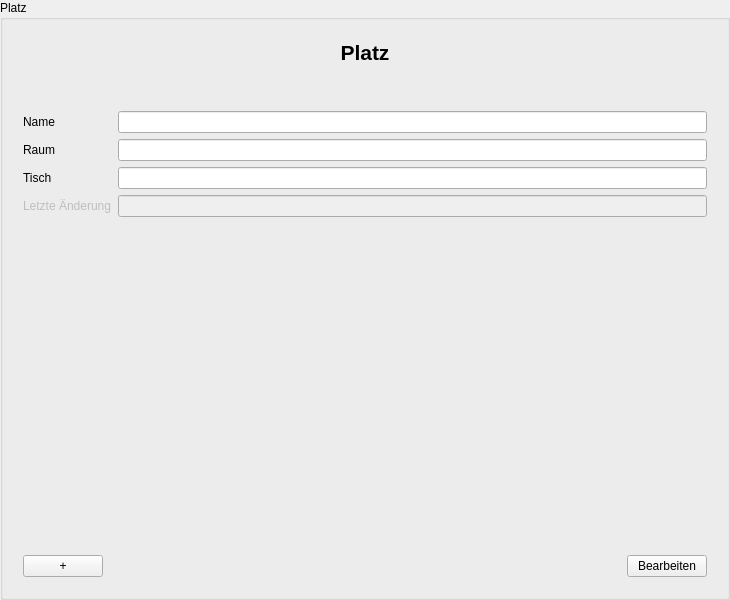
<?xml version="1.0" encoding="UTF-8"?>
<ui version="4.0">
 <class>PlaceInputArea</class>
 <widget class="QGroupBox" name="PlaceInputArea">
  <property name="geometry">
   <rect>
    <x>0</x>
    <y>0</y>
    <width>730</width>
    <height>600</height>
   </rect>
  </property>
  <property name="windowTitle">
   <string>Platz</string>
  </property>
  <property name="accessibleName">
   <string>ChipCardInputDialog</string>
  </property>
  <property name="title">
   <string>Platz</string>
  </property>
  <layout class="QGridLayout" name="gridLayout_3">
   <item row="0" column="0">
    <widget class="QWidget" name="GroupBox" native="true">
     <layout class="QVBoxLayout" name="verticalLayout_3">
      <item>
       <layout class="QVBoxLayout" name="verticalLayout">
        <item>
         <widget class="QLabel" name="headerLabel">
          <property name="font">
           <font>
            <pointsize>16</pointsize>
            <weight>75</weight>
            <bold>true</bold>
           </font>
          </property>
          <property name="text">
           <string>Platz</string>
          </property>
          <property name="alignment">
           <set>Qt::AlignCenter</set>
          </property>
         </widget>
        </item>
       </layout>
      </item>
      <item>
       <spacer name="verticalSpacer_2">
        <property name="orientation">
         <enum>Qt::Vertical</enum>
        </property>
        <property name="sizeType">
         <enum>QSizePolicy::Preferred</enum>
        </property>
        <property name="sizeHint" stdset="0">
         <size>
          <width>20</width>
          <height>40</height>
         </size>
        </property>
       </spacer>
      </item>
      <item>
       <layout class="QFormLayout" name="formLayout">
        <item row="0" column="0">
         <widget class="QLabel" name="nameLabel">
          <property name="text">
           <string>Name</string>
          </property>
          <property name="buddy">
           <cstring>nameLineEdit</cstring>
          </property>
         </widget>
        </item>
        <item row="0" column="1">
         <widget class="QLineEdit" name="nameLineEdit"/>
        </item>
        <item row="1" column="0">
         <widget class="QLabel" name="roomLabel">
          <property name="text">
           <string>Raum</string>
          </property>
          <property name="buddy">
           <cstring>roomLineEdit</cstring>
          </property>
         </widget>
        </item>
        <item row="2" column="0">
         <widget class="QLabel" name="deskLabel">
          <property name="text">
           <string>Tisch</string>
          </property>
          <property name="buddy">
           <cstring>deskLineEdit</cstring>
          </property>
         </widget>
        </item>
        <item row="3" column="0">
         <widget class="QLabel" name="lastUpdateLabel">
          <property name="enabled">
           <bool>false</bool>
          </property>
          <property name="text">
           <string>Letzte Änderung</string>
          </property>
          <property name="buddy">
           <cstring>lastUpdateLineEdit</cstring>
          </property>
         </widget>
        </item>
        <item row="3" column="1">
         <widget class="QLineEdit" name="lastUpdateLineEdit">
          <property name="enabled">
           <bool>false</bool>
          </property>
         </widget>
        </item>
        <item row="1" column="1">
         <widget class="QLineEdit" name="roomLineEdit"/>
        </item>
        <item row="2" column="1">
         <widget class="QLineEdit" name="deskLineEdit"/>
        </item>
       </layout>
      </item>
      <item>
       <spacer name="verticalSpacer">
        <property name="orientation">
         <enum>Qt::Vertical</enum>
        </property>
        <property name="sizeHint" stdset="0">
         <size>
          <width>20</width>
          <height>40</height>
         </size>
        </property>
       </spacer>
      </item>
      <item>
       <layout class="QHBoxLayout" name="horizontalLayout">
        <item>
         <widget class="QPushButton" name="addPushButton">
          <property name="text">
           <string>+</string>
          </property>
         </widget>
        </item>
        <item>
         <spacer name="horizontalSpacer">
          <property name="orientation">
           <enum>Qt::Horizontal</enum>
          </property>
          <property name="sizeHint" stdset="0">
           <size>
            <width>40</width>
            <height>20</height>
           </size>
          </property>
         </spacer>
        </item>
        <item>
         <widget class="QPushButton" name="editFinishPushButton">
          <property name="text">
           <string>Bearbeiten</string>
          </property>
         </widget>
        </item>
       </layout>
      </item>
     </layout>
    </widget>
   </item>
  </layout>
 </widget>
 <tabstops>
  <tabstop>nameLineEdit</tabstop>
  <tabstop>roomLineEdit</tabstop>
  <tabstop>deskLineEdit</tabstop>
  <tabstop>lastUpdateLineEdit</tabstop>
  <tabstop>addPushButton</tabstop>
  <tabstop>editFinishPushButton</tabstop>
 </tabstops>
 <resources/>
 <connections/>
</ui>
